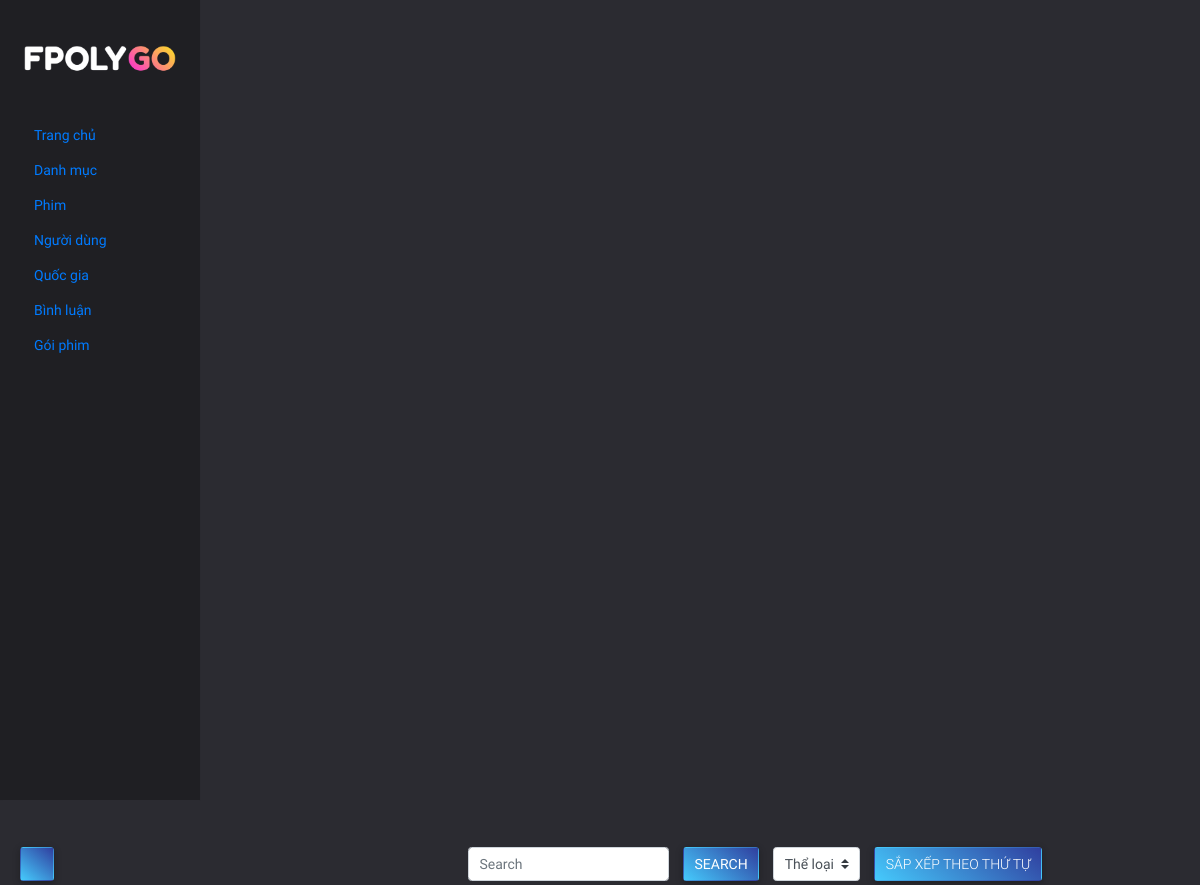
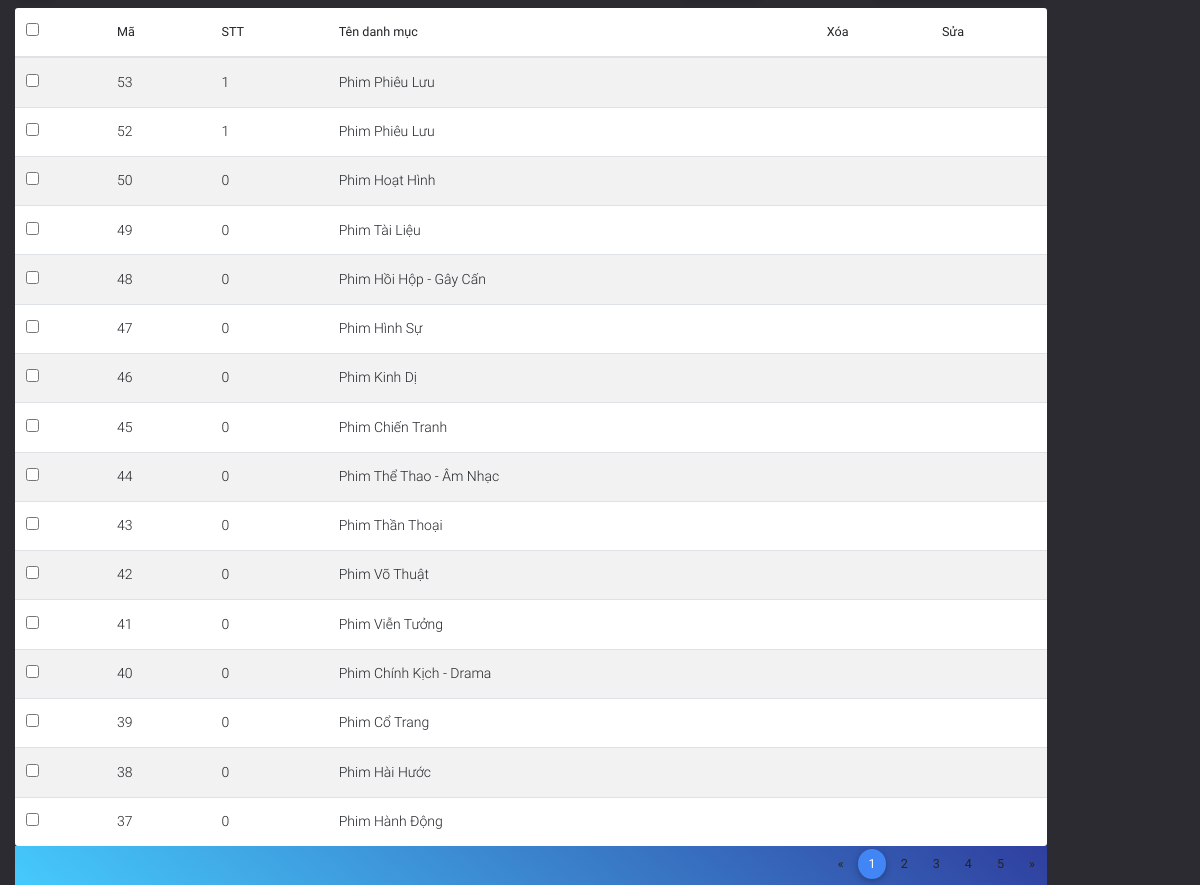
Screenshot of /REST/Page/index.php?page=catalog with the database file from the repository (2 pictures, top to bottom).
### tables this page shows
CREATE TABLE `catalog` (
  `id` int(11) NOT NULL,
  `location` int(11) NOT NULL,
  `name_cata` varchar(50) NOT NULL
);

### REST/DAO/pdo.php (called while the page is built, shortened)
<?php
function pdo_get_connection(){
    $dburl = "mysql:host=localhost;dbname=fpolygo;charset=utf8";
    $username = 'root';
    $password = '';
    $conn = new PDO($dburl, $username, $password);
    $conn->setAttribute(PDO::ATTR_ERRMODE, PDO::ERRMODE_EXCEPTION);
    return $conn;
}
function pdo_query($sql){
    $sql_args = array_slice(func_get_args(), 1);
    try{
        $conn = pdo_get_connection();
        $stmt = $conn->prepare($sql);
        $stmt->execute($sql_args);
        $rows = $stmt->fetchAll();
        return $rows;
    }
    catch(PDOException $e){
        throw $e;
    }
    finally{
        unset($conn);
    }
}
?>

### REST/DAO/catalog.php (called while the page is built, shortened)
<?php
require_once 'pdo.php';
function catalog_select_all(){
    $sql = "SELECT * FROM catalog ORDER BY id DESC";
    return pdo_query($sql);
}
?>

### REST/Page/view/catalog.php (the view, shortened to what this page needs)
<section class="main-movie">
        <div class="container">
          <div class="row">
            <div class="col-sm-12 col-md-12 mt-5">
              <div class="selec d-flex align-items-center">
                <button class="btn blue-gradient mr-auto" data-toggle="modal" data-target="#centralModal-lg" title="Thêm danh mục mới"><i class="fas fa-plus"></i></button>
                <div class="form-group d-flex mb-0">
                  <input class="form-control" type="text" placeholder="Search" aria-label="Search">
                  <div class="form-button ml-3 mr-3">
                    <button class="btn btn-small m-0 bg blue-gradient">Search</button>
                  </div>
                </div>
                <div class="form-group mb-0">
                  <select class="browser-default custom-select">
                    <option selected="">Thể loại</option>
                  </select>
                </div>
                <button class="btn text-white font-weight-light blue-gradient ml-3">Sắp xếp theo thứ tự</button>
              </div>
            </div>
            <div class="col-12">
              <table class="table mt-2 table-striped bg-white font-weight-bold mb-0">
                <thead>
                  <tr>
                    <th scope="col">
                      <input type="checkbox">
                    </th>
                    <th scope="col">Mã</th>
                    <th scope="col">STT</th>
                    <th scope="col">Tên danh mục</th>
                    <th scope="col">Xóa</th>
                    <th scope="col">Sửa</th>
                  </tr>
                </thead>
                <tbody>
                    <?php
                        $kq=catalog_select_all();
                        foreach($kq as $kq){
                            extract($kq);
                            $delete="<a href='index.php?page=catalog&id=$id&delete=1'><i class='fas fa-trash-alt'></i></a>";
                            echo
                                '<tr>
                                    <td class="font-weight-light h6" scope="row">
                                    <input type="checkbox">
                                    </td>
                                    <td class="font-weight-light h6">'.$id.'</td>
                                    <td class="font-weight-light h6">'.$location.'</td>
                                    <td class="font-weight-light h6">'.$name_cata.'</td>
                                    <td>'.$delete.'</td>
                                    <td class="update-cata-modal" data-id='.$id.' data-toggle="modal" data-target="#modal-lg" title="Sửa danh mục">
                                        <i class="fas fa-pencil-alt"></i>
                                    </td>
                                </tr>';
                        }
                  ?>
                </tbody>
              </table>
              <nav class="d-flex bg blue-gradient" aria-label="Page navigation example">
                <ul class="pagination pagination-circle mb-0 mt-1">
                  <li class="page-item"><a class="page-link" aria-label="Previous"><span aria-hidden="true">«</span><span class="sr-only">Previous</span></a></li>
                  <li class="page-item active"><a class="page-link">1</a></li>
                  <li class="page-item"><a class="page-link">2</a></li>
                  <li class="page-item"><a class="page-link">3</a></li>
                  <li class="page-item"><a class="page-link">4</a></li>
                  <li class="page-item"><a class="page-link">5</a></li>
                  <li class="page-item"><a class="page-link" aria-label="Next"><span aria-hidden="true">»</span><span class="sr-only">Next</span></a></li>
                </ul>
              </nav>
            </div>
          </div>
        </div>
      </section>

### REST/Page/public/css/style.css (style rules this page uses)
table { border-radius: 3px }
body { position: relative; }
tr { cursor: pointer; }
.main-movie { position: relative; }
ul { padding: 0 }

### rows the page displays
catalog: id "53", location "1", name_cata "Phim Phiêu Lưu"
catalog: id "52", location "1", name_cata "Phim Phiêu Lưu"
catalog: id "50", location "0", name_cata "Phim Hoạt Hình"
catalog: id "49", location "0", name_cata "Phim Tài Liệu"
catalog: id "48", location "0", name_cata "Phim Hồi Hộp - Gây Cấn"
catalog: id "47", location "0", name_cata "Phim Hình Sự"
catalog: id "46", location "0", name_cata "Phim Kinh Dị"
catalog: id "45", location "0", name_cata "Phim Chiến Tranh"
catalog: id "44", location "0", name_cata "Phim Thể Thao - Âm Nhạc"
catalog: id "43", location "0", name_cata "Phim Thần Thoại"
catalog: id "42", location "0", name_cata "Phim Võ Thuật"
catalog: id "41", location "0", name_cata "Phim Viễn Tưởng"
catalog: id "40", location "0", name_cata "Phim Chính Kịch - Drama"
catalog: id "39", location "0", name_cata "Phim Cổ Trang"
catalog: id "38", location "0", name_cata "Phim Hài Hước"
catalog: id "37", location "0", name_cata "Phim Hành Động"
